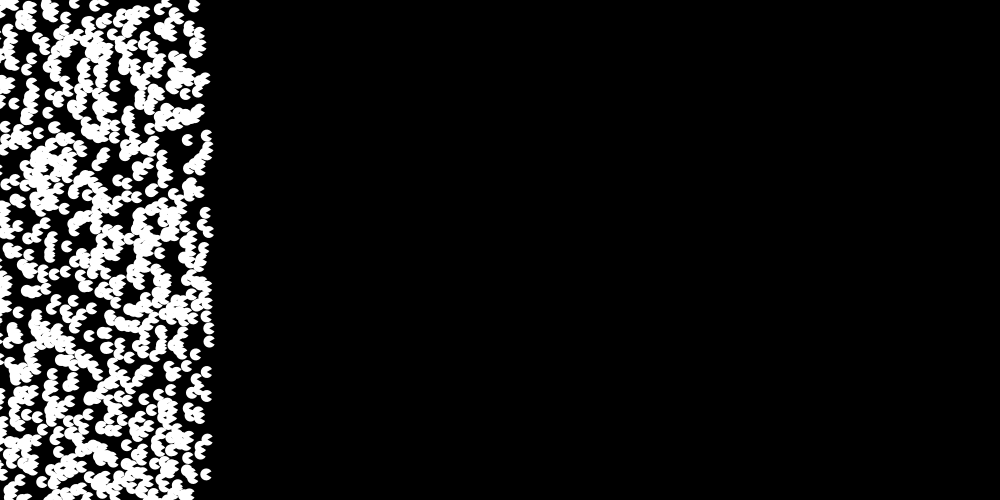
Frame 1 (no input)
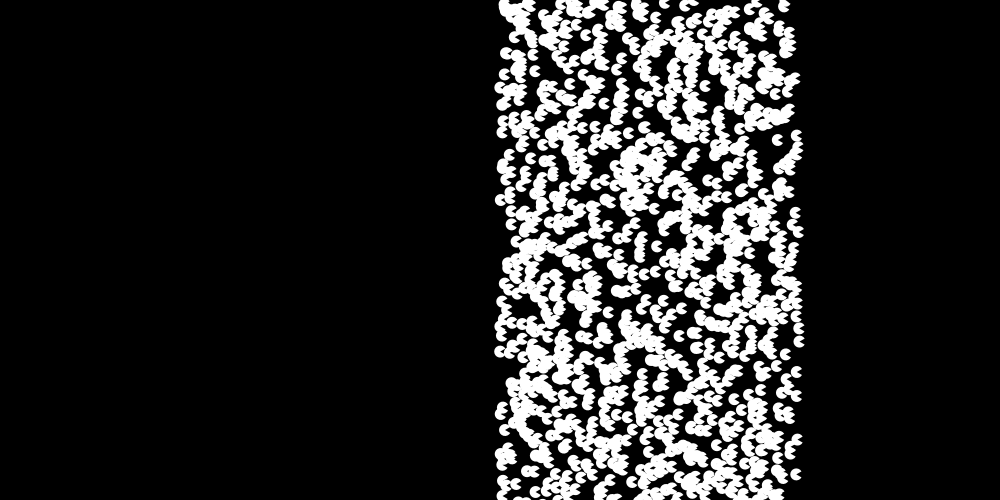
Frame 60 (the mouse pressed at the canvas centre just before this capture)
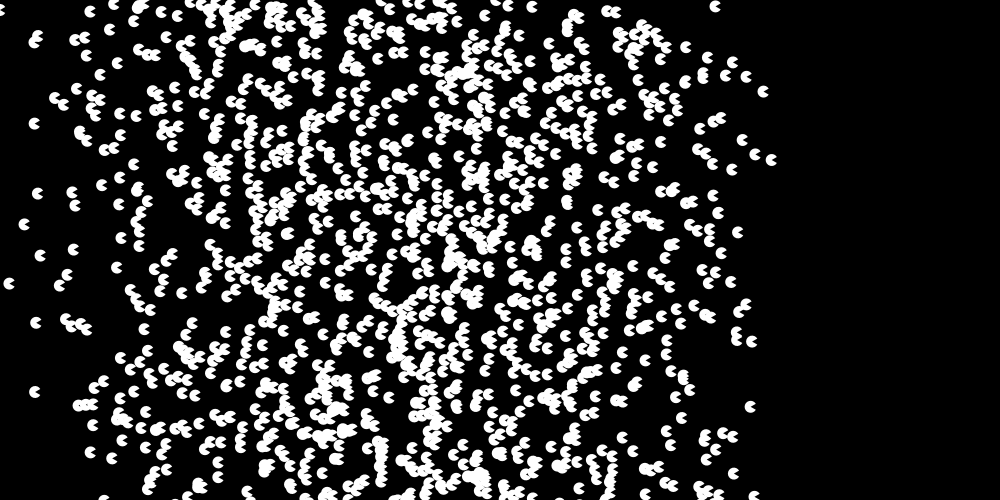
Frame 120 (the mouse held since frame 60 and released just before this capture)

The Processing sketch that drew these frames (run headless with seeded random() and noise(); from frame 60 on, the mouse is pressed at the canvas centre):

// Processing sketch: processing_32732
// ── processing_32732.pde

float [] x=new float [3000];
void setup() {
  size(1000,500);
  smooth();
  noStroke();
  for(int i=0;i<x.length;i++) {
    x[i] =random(-100,200);
}
}
void draw() {
 background(0);
 for(int i=0;i<x.length;i++) {
     
      x[i]+=10;
      float y=i*0.4;
      arc(x[i],y,12,12,0.52,5.76);
    if(x[i]>=width) {
      x[i] =random(-100,400);
    }
  }

}
  
  
    
